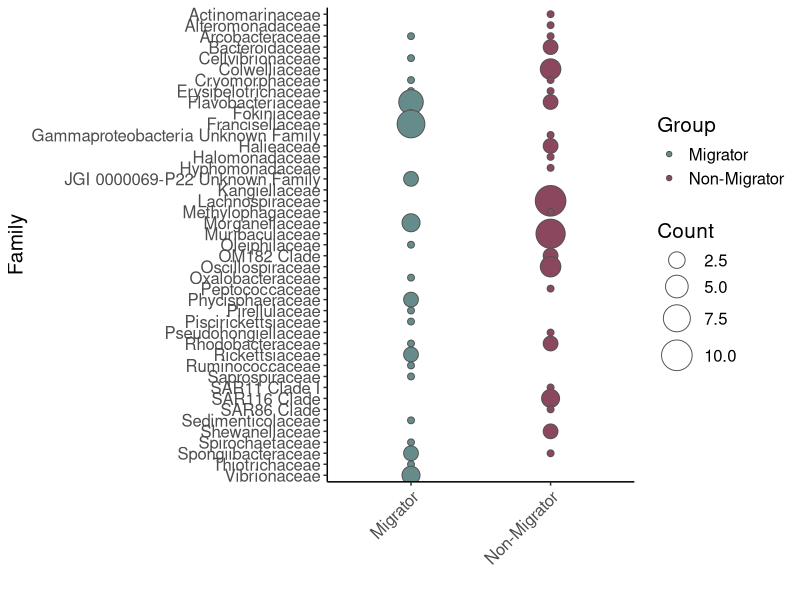

The R source for this figure:
library(ggplot2)

setwd("/Users/Corinna/Documents/Work/Beinart_Lab/Marine_animal_microbiomes_UCSD/16S_amplicons/microbiome")
data <- read.table("differential_taxa.txt", header=T)

col <- c("Migrator" = "paleturquoise4", "Non-Migrator" = "palevioletred4")

pdf("Differential_abundance_summary.pdf", width=8, height=10)
ggplot(subset(data, Count > 0), aes(x = Group, y = Family, size = Count)) + geom_point(aes(fill=Group), shape=21, color="gray32") + scale_size_continuous(range = c(2,10)) + theme_classic() + scale_fill_manual(values = col, name="Group") + theme(text = element_text(size = 15)) + labs(x = "", y = "Family") + scale_y_discrete(limits = rev) + theme(axis.text.x = element_text(angle = 45, vjust = 1, hjust = 1))
dev.off()